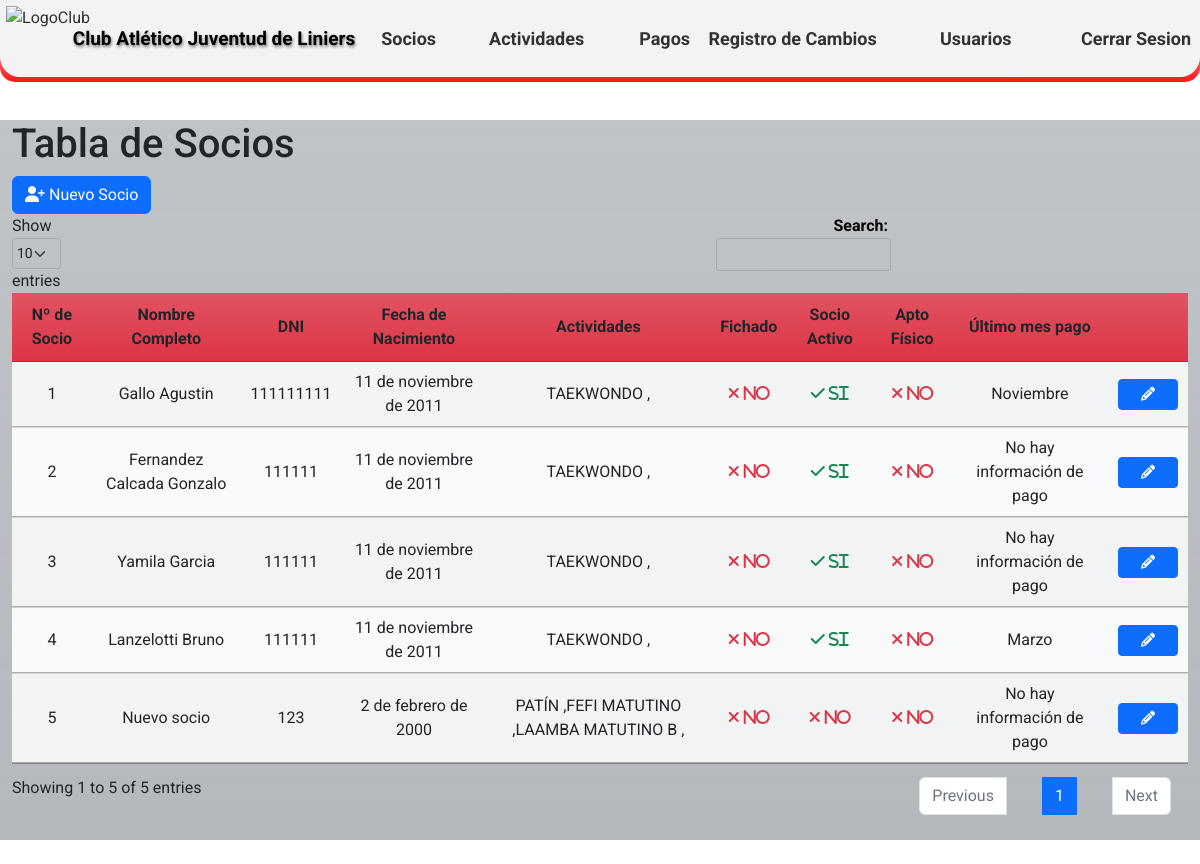
The page /socios/ (signed in) on the database its author committed.
### CAJL/aplications/partners/models.py (models this page shows, shortened)
class partners (models.Model):
    nombre_completo = models.CharField('Nombre completo', max_length=50, validators=[letters_only_validator], blank=True)
    dni = models.IntegerField('DNI',blank=True, null=True)
    fecha_nacimiento = models.DateField('Fecha de nacimiento',blank=True, null=True)
    direccion = models.CharField('Dirección', max_length=50, blank=True, null=True)
    DISTRICT_CHOICES = location.LOC_CHOICES
    distrito = models.CharField('Distrito',max_length=2, choices=DISTRICT_CHOICES, blank=True, null=True)
    localidad = models.ForeignKey(location, on_delete=models.CASCADE, blank=True)
    telefono1 = models.CharField('Teléfono 1',max_length=15, blank=True, null=True)
    telefono2 = models.CharField('Teléfono 2',max_length=15,blank=True, null=True)
    actividades = models.ManyToManyField(activities)
    correo = models.EmailField('Email',max_length=40,blank=True, null=True)
    descripcion = models.CharField('Descripción',max_length=50, blank=True, null=True)
    apto_fisico = models.BooleanField('Apto físico',default=False, null=True)
    fecha_emisión_apto_físico = models.DateField ('Fecha de emisión del apto físico',blank=True, null=True)
    fecha_emisión_fichaje = models.DateField ('Fecha de emisión del fichaje',blank=True, null=True)
    compite = models.BooleanField('Fichado',default=False)
    socio_activo = models.BooleanField('Socio activo',default=False)
    user = models.ForeignKey(User, on_delete=models.CASCADE)
    @property
    def ultimo_pago(self):
        ultimos_pagos = self.payments_set.filter(estado__in=['0', '1','2']).order_by('-anio','-fecha_comprobante')
        if ultimos_pagos.exists():
            return ultimos_pagos[0].get_mes_display()
        else:
            return None
    class Meta:
        verbose_name = 'Socio'
        verbose_name_plural = 'Socios del club'
        ordering = ['id']

### CAJL/aplications/activities/models.py (models this page shows, shortened)
class activities (models.Model):
    ACTIV_CHOICES =(
        ('0', 'Mensual'),
        ('1', 'Porcentaje'),
        ('2', 'Alquiler'),
    )
    nombre_actividad = models.CharField ('Nombre de la actividad',max_length=30)
    tipo_actividad = models.CharField('Tipo de la actividad',max_length=2, choices=ACTIV_CHOICES, default='0')
    descripcion = models.CharField('Descripción', max_length=50, blank=True)
    user = models.ForeignKey(User, on_delete=models.CASCADE)
    class Meta:
        verbose_name = 'Actividad'
        verbose_name_plural = 'Actividades del club'
        ordering = ['id']

### CAJL/aplications/partners/views.py (the view)
# urls.py: path('socios/', views.datatable_view, name='socios'),
@login_required
def datatable_view(request):
    partners_data = partners.objects.select_related('localidad')
    data = []
    for partner in partners_data:
        data.append({
            'id': partner.id,
            'nombre_completo': partner.nombre_completo,
            'dni': partner.dni,
            'fecha_nacimiento': partner.fecha_nacimiento,
            'direccion': partner.direccion,
            'distrito': partner.get_distrito_display(),
            'localidad': partner.localidad.municipio_nombre,
            'telefono1': partner.telefono1,
            'telefono2': partner.telefono2,
            'actividades': partner.actividades,
            'correo': partner.correo,
            'descripcion': partner.descripcion,
            'apto_fisico': partner.apto_fisico,
            'fecha_emisión_apto_fisico': partner.fecha_emisión_apto_físico,
            'fecha_emisión_fichaje': partner.fecha_emisión_fichaje,
            'compite': partner.compite,
            'socio_activo': partner.socio_activo,
            'ultimo_pago': partner.ultimo_pago,
        })
    return render(request, 'partners/partners_list.html', {'data': data})

### templates/partners/partners_list.html (shortened to what this page needs)
{% extends 'loginregister/base.html' %}
{% block content %}
<!DOCTYPE html>
<html lang="es">
    {% load static %}
<head>
    <link rel="stylesheet" type="text/css" href={% static 'css/Estilos_DT.css' %} media="screen">
    <link rel="stylesheet" href="https://cdnjs.cloudflare.com/ajax/libs/font-awesome/6.2.0/css/all.min.css"/>
    <link rel="stylesheet" type="text/css" href="https://cdn.datatables.net/1.10.25/css/jquery.dataTables.min.css">
</head>
<body>
<br>
<br>
<br>
<br>
    <div class="container h-60 my-4">
        <div class="row">
         <div class="col-xl-12 bg-secondary bg-gradient bg-opacity-50">
            <h1>Tabla de Socios</h1>
                <table id="tabla-socios-localidades" class="display table table-striped">
                        <button class="btn btn-primary" id="btn_Socios2"><i class="fa-solid fa-user-plus"></i> Nuevo Socio</button>
                        <thead>
                            <tr class="bg-danger bg-gradient">
                                <th class="centered bg-danger bg-gradient">Nº de Socio</th>
                                <th class="centered bg-danger bg-gradient">Nombre Completo</th>
                                <th class="centered bg-danger bg-gradient">DNI</th>
                                <th class="centered bg-danger bg-gradient">Fecha de Nacimiento</th>
                                <th class="centered bg-danger bg-gradient">Actividades</th>
                                <th class="centered bg-danger bg-gradient">Fichado</th>
                                <th class="centered bg-danger bg-gradient">Socio Activo</th>
                                <th class="centered bg-danger bg-gradient">Apto Físico</th>
                                <th class="centered bg-danger bg-gradient">Último mes pago</th>
                                <th class="centered bg-danger bg-gradient"></th>
                            </tr>
                        </thead>
                        <tbody  class="bg-light bg-gradient">
                                {% for item in data %}
                            <tr>
                                <td class="centered">{{ item.id }}</td>
                                <td class="centered">{{ item.nombre_completo }}</td>
                                <td class="centered">{{ item.dni }}</td>
                                <td class="centered">{{ item.fecha_nacimiento }}</td>
                                <td class="centered">{% for actividad in item.actividades.all %}{{ actividad.nombre_actividad }} ,{% endfor %}
                                </td>
                                <td class="centered">
                                    {% if item.compite %}
                                    <i class="fas fa-check text-success"> si</i>
                                    {% else %}
                                    <i class="fas fa-times text-danger"> no</i>
                                    {% endif %}
                                </td>
                                <td class="centered">
                                    {% if item.socio_activo %}
                                    <i class="fas fa-check text-success"> si</i>
                                    {% else %}
                                    <i class="fas fa-times text-danger"> no</i>
                                    {% endif %}
                                </td>
                                <td class="centered">
                                    {% if item.apto_fisico %}
                                    <i class="fas fa-check text-success"> si</i>
                                    {% else %}
                                    <i class="fas fa-times text-danger"> no</i>
                                    {% endif %}
                                </td>
                                <td class="centered">
                                    {% if item.ultimo_pago %}
                                        {{ item.ultimo_pago }}
                                    {% else %}
                                        No hay información de pago
                                    {% endif %}
                                </td>
                                <td class="centered">
                                    <a href={% url 'detalles' item.id %} class="btn btn-sm btn-primary btn-custom-width">
                                    <i class="fas fa-pencil-alt"></i>
                                    </a>
                                </td>
                            </tr>
                                    {% endfor %}
                        </tbody>
            </table>
         </div>
        </div>
    </div>
</body>
</html>
{% endblock %}

### static/css/EstilosHome1.css (style rules this page uses)
* { margin: 0; padding: 0; box-sizing: border-box; font-family: 'Roboto', sans-serif; }
body { background-color: #d1d6c1; margin: 0; padding: 0; background-image: url('https://github.com/MarcoNu97/Proyectos-Django/blob/main/Club-Atletico-Juventud-De-Liniers/static/images/Interior%20del%20Club.jpg?raw=true'); background-size: cover; background-position: center; background-attachment: fixed; background-repeat: no-repeat; }

### static/css/Estilos_DT.css (style rules this page uses)
div.container { max-width: 1300px; }
.centered { text-align: center !important; vertical-align: middle !important; }
.btn-custom-width { width: 60px; }

### rows shown on the page
partners: nombre_completo "Gallo Agustin", fecha_nacimiento "11 de noviembre de 2011"
activities: nombre_actividad "TAEKWONDO"
partners: nombre_completo "Fernandez Calcada Gonzalo", fecha_nacimiento "11 de noviembre de 2011"
partners: nombre_completo "Yamila Garcia", fecha_nacimiento "11 de noviembre de 2011"
partners: nombre_completo "Lanzelotti Bruno", fecha_nacimiento "11 de noviembre de 2011"
partners: nombre_completo "Nuevo socio", fecha_nacimiento "2 de febrero de 2000"
activities: nombre_actividad "PATÍN"
activities: nombre_actividad "FEFI MATUTINO"
activities: nombre_actividad "LAAMBA MATUTINO B"

### other values the page prints
{{ item.id }} "1" "2" "3" "4" "5"
{{ item.dni }} "111111111" "111111" "111111" "111111" "123"
{{ item.ultimo_pago }} "Noviembre" "Marzo"
